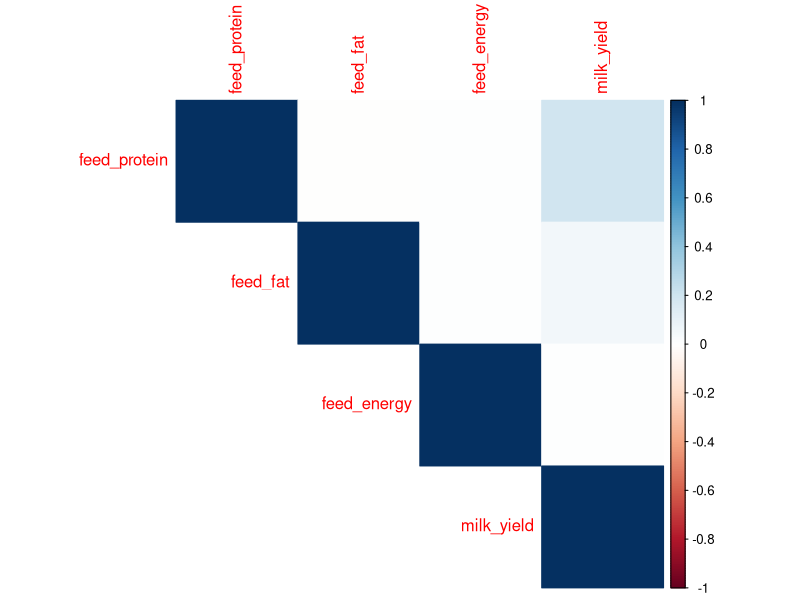
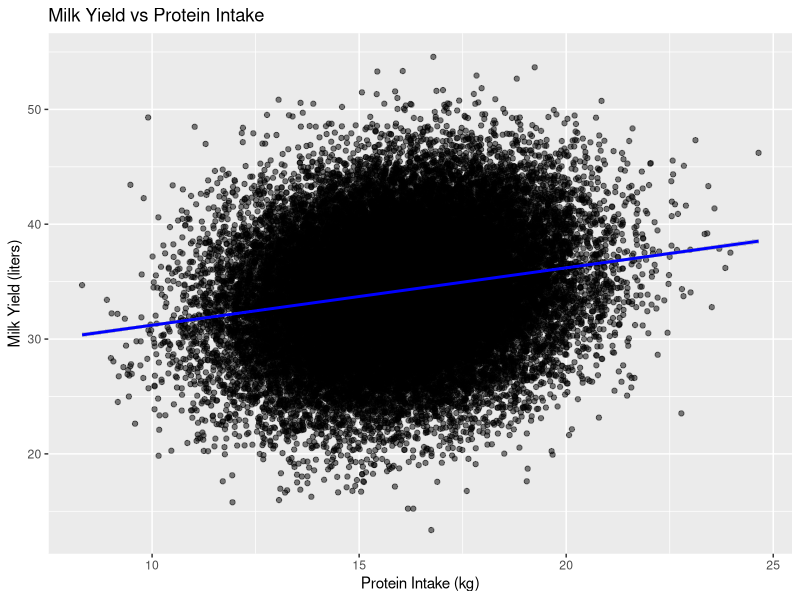
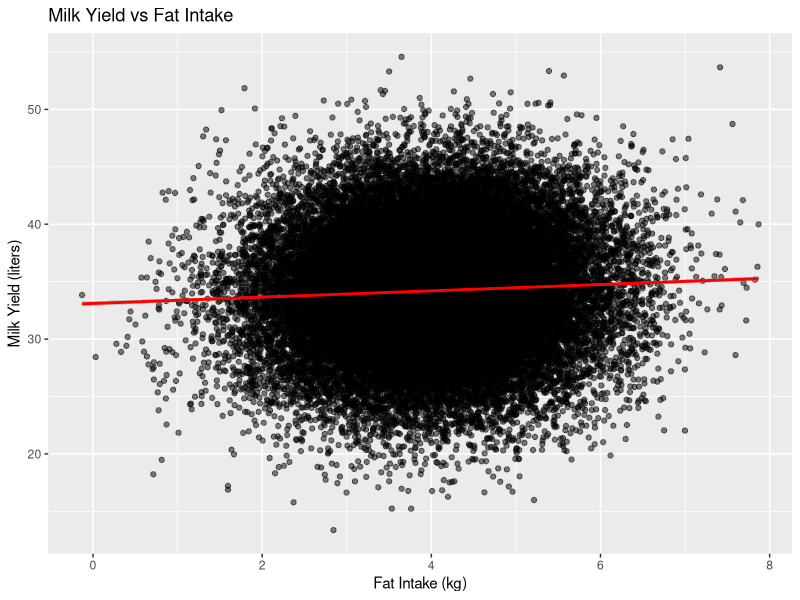
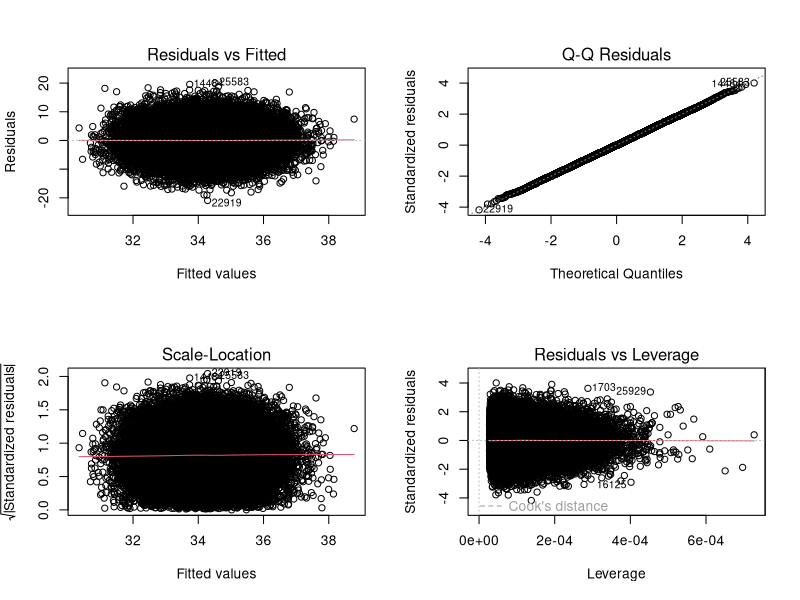
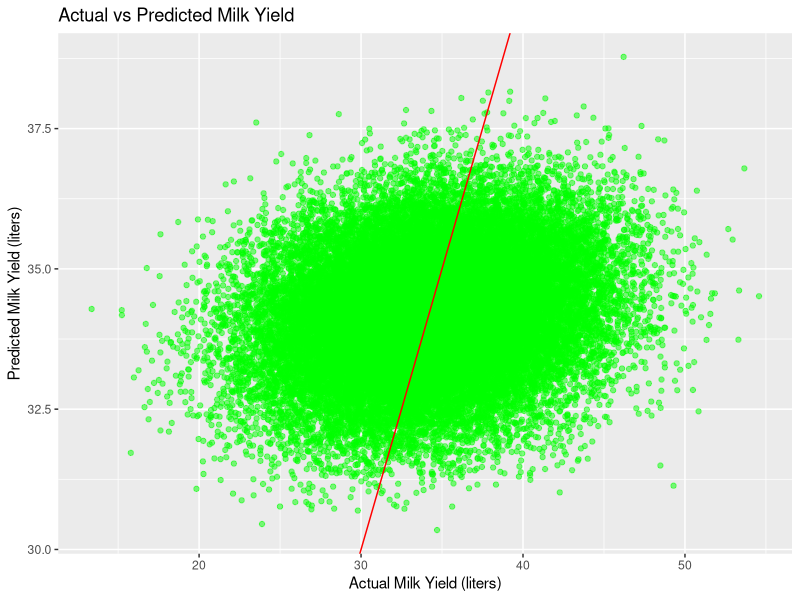
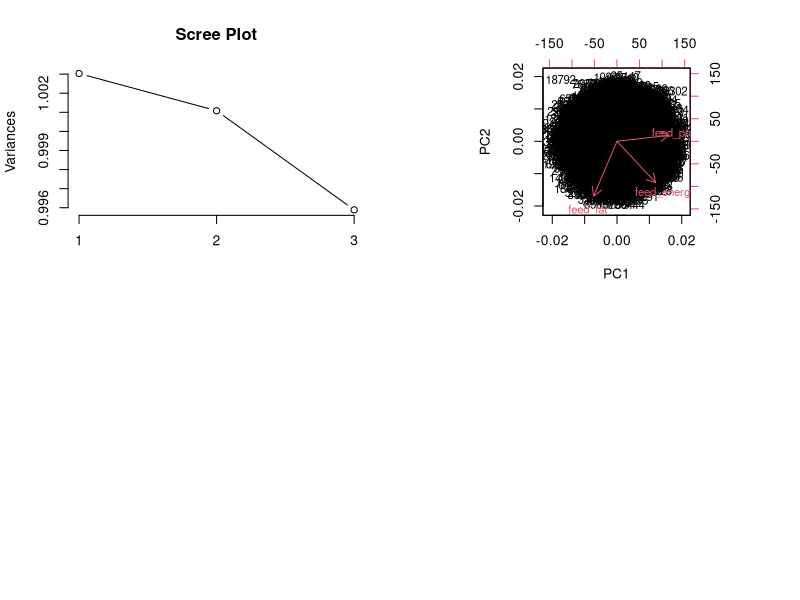
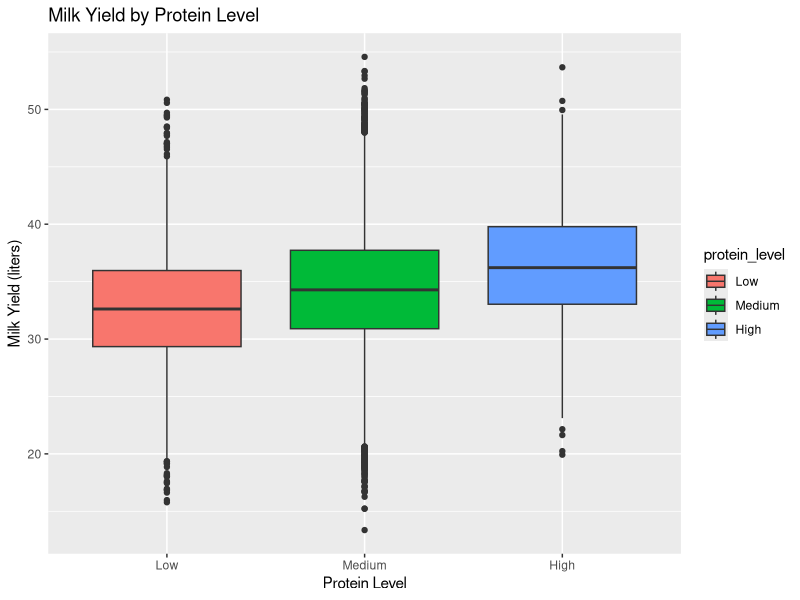

Generate these figures, in order, with R:
## ---- chunk 1
# Load necessary libraries
library(ggplot2)
library(dplyr)
library(tidyr)
library(MASS)  # For synthetic data generation
library(stats)  # For PCA and ANOVA
library(caret)  # For Linear Regression
library(corrplot)  # For correlation matrix visualization

# 1.1 Load open-source data (if available) from Kaggle or FAO
# Here we simulate the data as an example using synthetic data

# Synthetic data generation for cow feed intake and milk yield
set.seed(123)

# Create synthetic data for 100 cows over 365 days
n_cows <- 100
n_days <- 365
cow_ids <- rep(1:n_cows, each = n_days)

# Generate synthetic feed intake data (in kg) and milk yield (liters)
feed_protein <- rnorm(n_cows * n_days, mean = 16, sd = 2)
feed_fat <- rnorm(n_cows * n_days, mean = 4, sd = 1)
feed_energy <- rnorm(n_cows * n_days, mean = 2800, sd = 500)  # in kcal

milk_yield <- 25 + 0.5 * feed_protein + 0.3 * feed_fat + rnorm(n_cows * n_days, mean = 0, sd = 5)  # Milk yield in liters

# Combine into a data frame
synthetic_data <- data.frame(
  cow_id = cow_ids,
  feed_protein = feed_protein,
  feed_fat = feed_fat,
  feed_energy = feed_energy,
  milk_yield = milk_yield
)

# View the first few rows
head(synthetic_data)

# Summary of the synthetic data
summary(synthetic_data)

## ---- chunk 2
# 2.1 Summary statistics
summary(synthetic_data)

# 2.2 Correlation matrix
cor_matrix <- cor(synthetic_data[, c("feed_protein", "feed_fat", "feed_energy", "milk_yield")])
print(cor_matrix)

# Visualize the correlation matrix
corrplot(cor_matrix, method = "color", type = "upper")

# 2.3 Visualizations
# Plot milk yield vs feed protein intake
ggplot(synthetic_data, aes(x = feed_protein, y = milk_yield)) +
  geom_point(alpha = 0.5) +
  geom_smooth(method = "lm", color = "blue") +
  labs(title = "Milk Yield vs Protein Intake", x = "Protein Intake (kg)", y = "Milk Yield (liters)")

# Plot milk yield vs feed fat intake
ggplot(synthetic_data, aes(x = feed_fat, y = milk_yield)) +
  geom_point(alpha = 0.5) +
  geom_smooth(method = "lm", color = "red") +
  labs(title = "Milk Yield vs Fat Intake", x = "Fat Intake (kg)", y = "Milk Yield (liters)")


## ---- chunk 3
# 3.1 Linear regression: Milk yield as a function of feed intake
lm_model <- lm(milk_yield ~ feed_protein + feed_fat + feed_energy, data = synthetic_data)
summary(lm_model)

# Visualize regression diagnostics
par(mfrow = c(2, 2))
plot(lm_model)

# 3.2 Predictions
predicted_milk_yield <- predict(lm_model, synthetic_data)

# Add the predicted values to the dataset
synthetic_data$predicted_milk_yield <- predicted_milk_yield

# 3.3 Visualize the actual vs predicted milk yield
ggplot(synthetic_data, aes(x = milk_yield, y = predicted_milk_yield)) +
  geom_point(alpha = 0.5, color = "green") +
  geom_abline(slope = 1, intercept = 0, color = "red") +
  labs(title = "Actual vs Predicted Milk Yield", x = "Actual Milk Yield (liters)", y = "Predicted Milk Yield (liters)")

## ---- chunk 4
# 4.1 Perform PCA on feed intake data
pca_data <- synthetic_data[, c("feed_protein", "feed_fat", "feed_energy")]
pca_result <- prcomp(pca_data, scale. = TRUE)

# 4.2 Summary of PCA results
summary(pca_result)

# 4.3 Visualize PCA (Scree plot)
screeplot(pca_result, type = "lines", main = "Scree Plot")

# 4.4 Biplot of PCA
biplot(pca_result)

## ---- chunk 5
# 5.1 Matrix operations for total nutrient intake
nutrient_matrix <- as.matrix(synthetic_data[, c("feed_protein", "feed_fat", "feed_energy")])
nutrient_totals <- colSums(nutrient_matrix)

# 5.2 Display the total nutrient intake
print(nutrient_totals)

## ---- chunk 6
# 6.1 Categorize protein intake into low, medium, high categories
synthetic_data$protein_level <- cut(synthetic_data$feed_protein, breaks = 3, labels = c("Low", "Medium", "High"))

# 6.2 Perform ANOVA on milk yield by protein level
anova_result <- aov(milk_yield ~ protein_level, data = synthetic_data)
summary(anova_result)

# 6.3 Visualize milk yield by protein level
ggplot(synthetic_data, aes(x = protein_level, y = milk_yield, fill = protein_level)) +
  geom_boxplot() +
  labs(title = "Milk Yield by Protein Level", x = "Protein Level", y = "Milk Yield (liters)")

